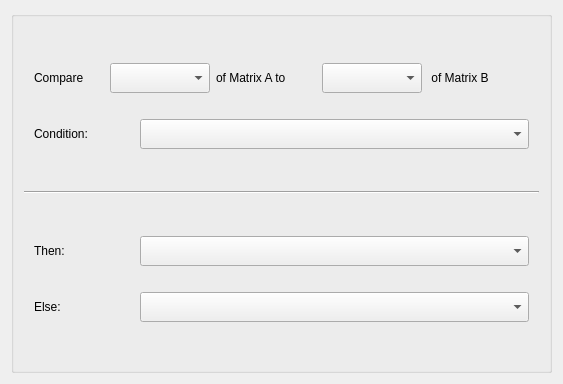
<?xml version="1.0" encoding="UTF-8"?>
<ui version="4.0">
 <class>BooleanCompareDialog</class>
 <widget class="QDialog" name="BooleanCompareDialog">
  <property name="geometry">
   <rect>
    <x>0</x>
    <y>0</y>
    <width>563</width>
    <height>384</height>
   </rect>
  </property>
  <property name="sizePolicy">
   <sizepolicy hsizetype="Preferred" vsizetype="Preferred">
    <horstretch>0</horstretch>
    <verstretch>0</verstretch>
   </sizepolicy>
  </property>
  <property name="minimumSize">
   <size>
    <width>560</width>
    <height>370</height>
   </size>
  </property>
  <property name="windowTitle">
   <string>Dialog</string>
  </property>
  <property name="windowOpacity">
   <double>1.000000000000000</double>
  </property>
  <layout class="QVBoxLayout" name="verticalLayout">
   <item>
    <widget class="QGroupBox" name="orderBox">
     <property name="sizePolicy">
      <sizepolicy hsizetype="Minimum" vsizetype="Minimum">
       <horstretch>0</horstretch>
       <verstretch>0</verstretch>
      </sizepolicy>
     </property>
     <property name="minimumSize">
      <size>
       <width>350</width>
       <height>100</height>
      </size>
     </property>
     <property name="layoutDirection">
      <enum>Qt::LeftToRight</enum>
     </property>
     <property name="alignment">
      <set>Qt::AlignLeading|Qt::AlignLeft|Qt::AlignVCenter</set>
     </property>
     <layout class="QVBoxLayout" name="verticalLayout_3">
      <property name="leftMargin">
       <number>10</number>
      </property>
      <property name="topMargin">
       <number>10</number>
      </property>
      <property name="rightMargin">
       <number>10</number>
      </property>
      <property name="bottomMargin">
       <number>10</number>
      </property>
      <item>
       <layout class="QVBoxLayout" name="Inputlayout">
        <property name="leftMargin">
         <number>0</number>
        </property>
        <property name="topMargin">
         <number>0</number>
        </property>
        <property name="rightMargin">
         <number>0</number>
        </property>
        <property name="bottomMargin">
         <number>0</number>
        </property>
        <item>
         <layout class="QHBoxLayout" name="firstin_layout">
          <property name="leftMargin">
           <number>10</number>
          </property>
          <property name="topMargin">
           <number>10</number>
          </property>
          <property name="rightMargin">
           <number>10</number>
          </property>
          <property name="bottomMargin">
           <number>10</number>
          </property>
          <item>
           <widget class="QLabel" name="label">
            <property name="maximumSize">
             <size>
              <width>70</width>
              <height>30</height>
             </size>
            </property>
            <property name="text">
             <string>Compare</string>
            </property>
           </widget>
          </item>
          <item>
           <widget class="QComboBox" name="valueBox_1_">
            <property name="maximumSize">
             <size>
              <width>100</width>
              <height>30</height>
             </size>
            </property>
           </widget>
          </item>
          <item>
           <widget class="QLabel" name="mata_">
            <property name="maximumSize">
             <size>
              <width>100</width>
              <height>30</height>
             </size>
            </property>
            <property name="text">
             <string>of Matrix A to </string>
            </property>
           </widget>
          </item>
          <item>
           <widget class="QComboBox" name="valueBox_2_">
            <property name="maximumSize">
             <size>
              <width>100</width>
              <height>30</height>
             </size>
            </property>
           </widget>
          </item>
          <item>
           <widget class="QLabel" name="matb_">
            <property name="maximumSize">
             <size>
              <width>16777215</width>
              <height>30</height>
             </size>
            </property>
            <property name="text">
             <string> of Matrix B</string>
            </property>
           </widget>
          </item>
         </layout>
        </item>
        <item>
         <layout class="QHBoxLayout" name="horizontalLayout_2">
          <property name="leftMargin">
           <number>10</number>
          </property>
          <property name="topMargin">
           <number>10</number>
          </property>
          <property name="rightMargin">
           <number>10</number>
          </property>
          <property name="bottomMargin">
           <number>10</number>
          </property>
          <item>
           <widget class="QLabel" name="label_4">
            <property name="maximumSize">
             <size>
              <width>100</width>
              <height>30</height>
             </size>
            </property>
            <property name="text">
             <string>Condition:</string>
            </property>
           </widget>
          </item>
          <item>
           <widget class="QComboBox" name="conditionBox_">
            <property name="maximumSize">
             <size>
              <width>16777215</width>
              <height>30</height>
             </size>
            </property>
           </widget>
          </item>
         </layout>
        </item>
       </layout>
      </item>
      <item>
       <widget class="Line" name="line_2">
        <property name="orientation">
         <enum>Qt::Horizontal</enum>
        </property>
       </widget>
      </item>
      <item>
       <layout class="QVBoxLayout" name="outputlayout">
        <property name="leftMargin">
         <number>0</number>
        </property>
        <property name="topMargin">
         <number>0</number>
        </property>
        <property name="rightMargin">
         <number>0</number>
        </property>
        <property name="bottomMargin">
         <number>0</number>
        </property>
        <item>
         <layout class="QHBoxLayout" name="horizontalLayout_3">
          <property name="leftMargin">
           <number>10</number>
          </property>
          <property name="topMargin">
           <number>10</number>
          </property>
          <property name="rightMargin">
           <number>10</number>
          </property>
          <property name="bottomMargin">
           <number>10</number>
          </property>
          <item>
           <widget class="QLabel" name="label_5">
            <property name="maximumSize">
             <size>
              <width>100</width>
              <height>30</height>
             </size>
            </property>
            <property name="text">
             <string>Then:</string>
            </property>
           </widget>
          </item>
          <item>
           <widget class="QComboBox" name="thenBox_">
            <property name="maximumSize">
             <size>
              <width>16777215</width>
              <height>30</height>
             </size>
            </property>
           </widget>
          </item>
         </layout>
        </item>
        <item>
         <layout class="QHBoxLayout" name="horizontalLayout_4">
          <property name="leftMargin">
           <number>10</number>
          </property>
          <property name="topMargin">
           <number>10</number>
          </property>
          <property name="rightMargin">
           <number>10</number>
          </property>
          <property name="bottomMargin">
           <number>10</number>
          </property>
          <item>
           <widget class="QLabel" name="label_6">
            <property name="maximumSize">
             <size>
              <width>100</width>
              <height>30</height>
             </size>
            </property>
            <property name="text">
             <string>Else:</string>
            </property>
           </widget>
          </item>
          <item>
           <widget class="QComboBox" name="elseBox_">
            <property name="maximumSize">
             <size>
              <width>16777215</width>
              <height>30</height>
             </size>
            </property>
           </widget>
          </item>
         </layout>
        </item>
       </layout>
      </item>
     </layout>
    </widget>
   </item>
  </layout>
 </widget>
 <resources/>
 <connections/>
</ui>
